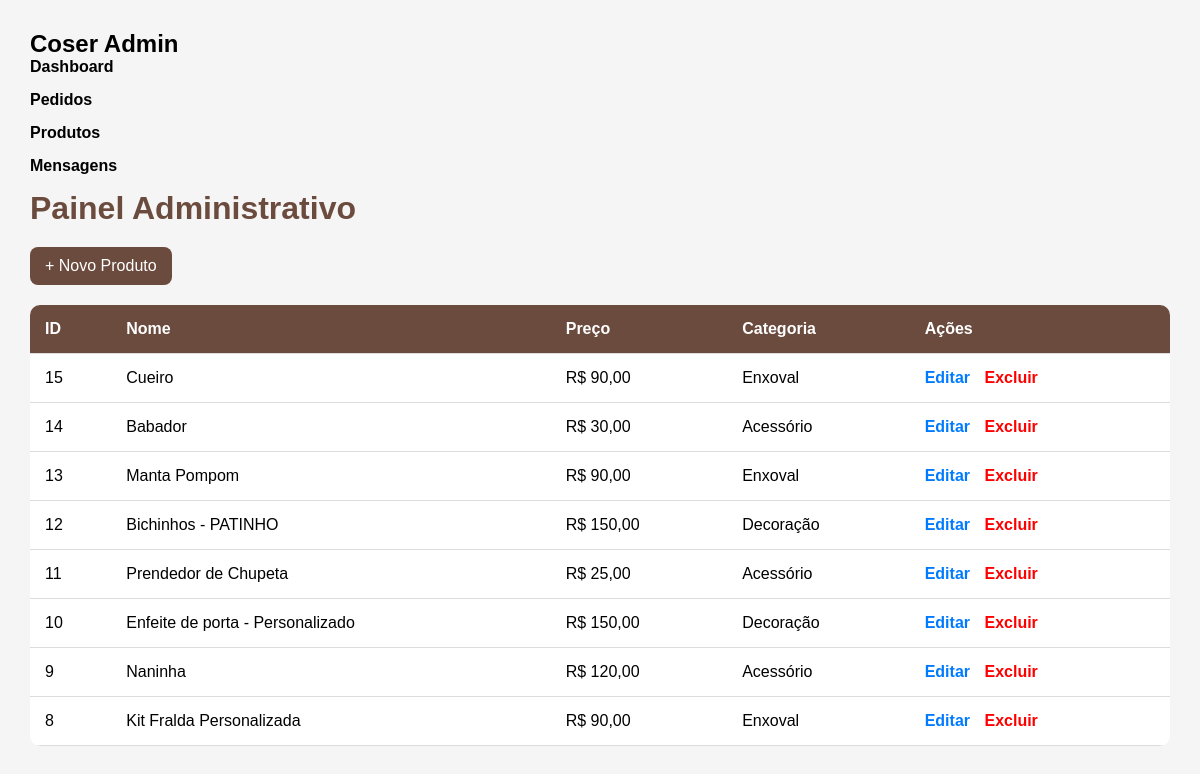
The page /admin/index.php (signed in) on the database its author committed.
### tables this page shows
CREATE TABLE `produtos` (
  `id` int(11) NOT NULL,
  `nome` varchar(100) NOT NULL,
  `preco` decimal(10,2) NOT NULL,
  `categoria` varchar(50) DEFAULT NULL,
  `imagem` varchar(255) DEFAULT NULL
);

### admin/index.php (the view, shortened to what this page needs)
<?php
include '../db.php';
function h($valor) {
    return htmlspecialchars((string) $valor, ENT_QUOTES, 'UTF-8');
}
$sql = "SELECT * FROM produtos ORDER BY id DESC";
$result = $conn->query($sql);
?>
<!DOCTYPE html>
<html lang="pt-br">
<head>
<div class="sidebar">
    <h2>Coser Admin</h2>
    <a href="dashboard.php">
        Dashboard
    </a>
    <a href="pedidos.php">
        Pedidos
    </a>
    <a href="index.php">
        Produtos
    </a>
    <a href="mensagens.php">
        Mensagens
    </a>
</div>
</head>
<body>
<div class="container">
    <h1>Painel Administrativo</h1>
    <div class="top-bar">
        <a href="novo_produto.php" class="btn">
            + Novo Produto
        </a>
    </div>
    <table>
        <tr>
            <th>ID</th>
            <th>Nome</th>
            <th>Preço</th>
            <th>Categoria</th>
            <th>Ações</th>
        </tr>
        <?php while($produto = $result->fetch_assoc()) : ?>
        <tr>
            <td><?= h($produto['id']) ?></td>
            <td><?= h($produto['nome']) ?></td>
            <td>
                R$ <?= number_format($produto['preco'], 2, ',', '.') ?>
            </td>
            <td><?= h($produto['categoria']) ?></td>
            <td class="actions">
                <a class="edit"
                   href="editar_produto.php?id=<?= h($produto['id']) ?>">
                    Editar
                </a>
                <a class="delete"
                   href="excluir_produto.php?id=<?= h($produto['id']) ?>"
                   onclick="return confirm('Deseja excluir?')">
                    Excluir
                </a>
            </td>
        </tr>
        <?php endwhile; ?>
    </table>
</div>
</body>
</html>

### admin/index.php (style rules this page uses)
* { margin: 0; padding: 0; box-sizing: border-box; font-family: Arial, sans-serif; }
body { background: #f5f5f5; padding: 30px; }
.container { max-width: 1200px; margin: auto; }
h1 { margin-bottom: 20px; color: #6b4b3e; }
.top-bar { margin-bottom: 20px; }
.btn { background: #6b4b3e; color: white; padding: 10px 15px; text-decoration: none; border-radius: 8px; display: inline-block; }
table { width: 100%; background: white; border-collapse: collapse; border-radius: 10px; overflow: hidden; }
th, td { padding: 15px; border-bottom: 1px solid #ddd; text-align: left; }
th { background: #6b4b3e; color: white; }
.actions a { margin-right: 10px; text-decoration: none; font-weight: bold; }
.edit { color: #007bff; }
.delete { color: red; }
.sidebar a { display:block; color:black; text-decoration:none; margin-bottom:15px; font-weight:bold; }

### rows shown on the page
produtos: id "15", nome "Cueiro", preco "90,00", categoria "Enxoval"
produtos: id "14", nome "Babador", preco "30,00", categoria "Acessório"
produtos: id "13", nome "Manta Pompom", preco "90,00", categoria "Enxoval"
produtos: id "12", nome "Bichinhos - PATINHO", preco "150,00", categoria "Decoração"
produtos: id "11", nome "Prendedor de Chupeta", preco "25,00", categoria "Acessório"
produtos: id "10", nome "Enfeite de porta - Personalizado", preco "150,00", categoria "Decoração"
produtos: id "9", nome "Naninha", preco "120,00", categoria "Acessório"
produtos: id "8", nome "Kit Fralda Personalizada", preco "90,00", categoria "Enxoval"
